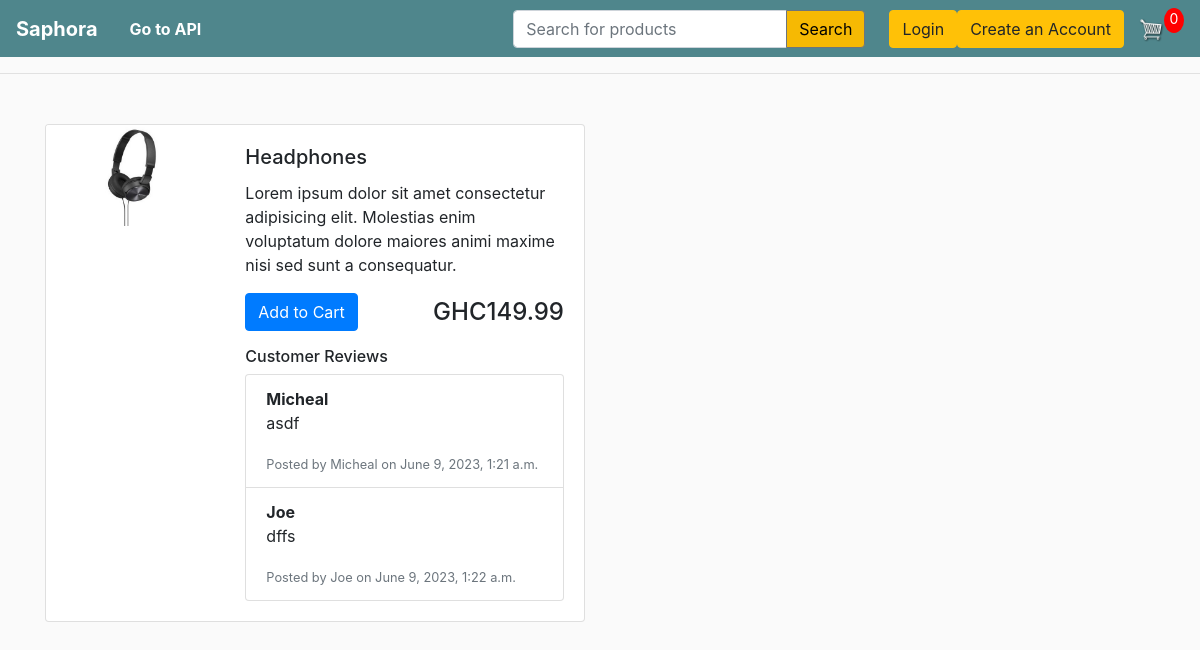
Page /store/2/ on the earlier database version.
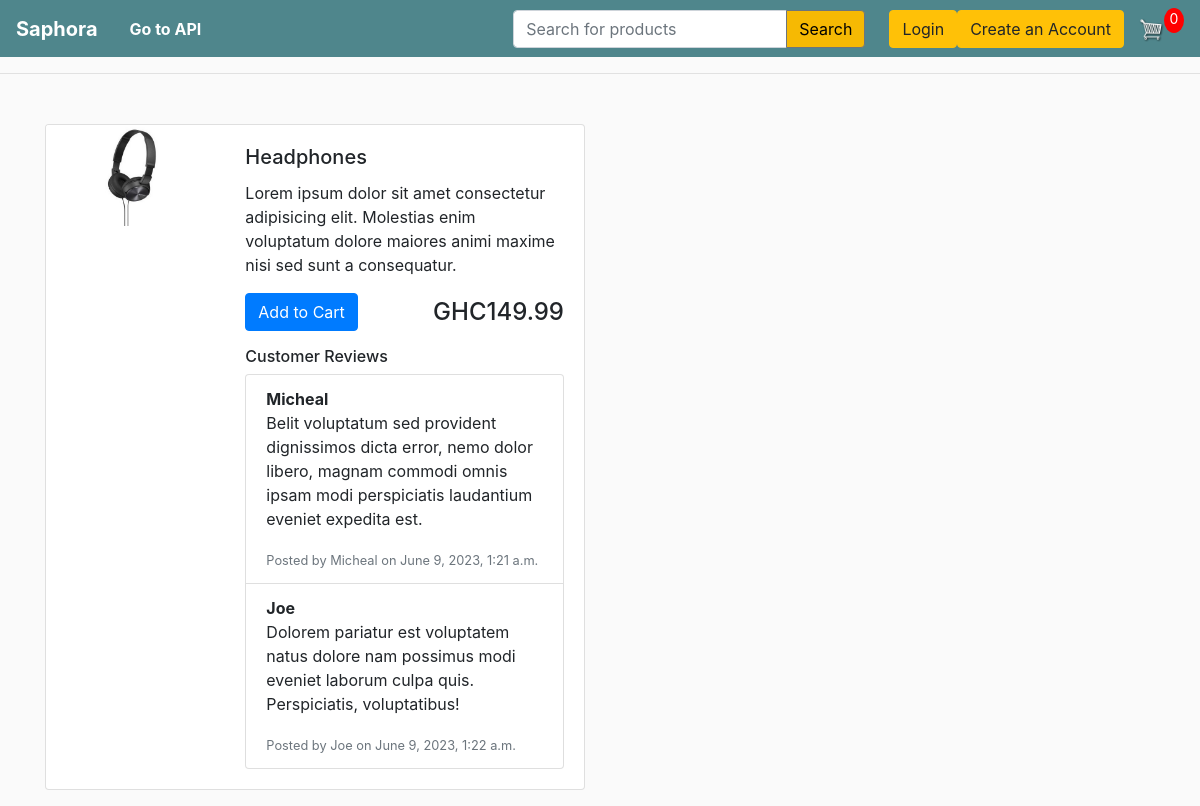
Same page on the later database version.
### store/models.py (models this page shows)
class Reviews(models.Model):
    product = models.ForeignKey(Product, on_delete=models.CASCADE, related_name='reviews')
    name = models.CharField(max_length=200)
    description = models.TextField()
    date = models.DateTimeField(auto_now_add=True)

### store/views.py (the view)
# urls.py: path('store/<int:id>/', views.product_detail, name='product-detaill'),
def product_detail(request, id):
    product = get_object_or_404(Product, id=id)
    if request.user.is_authenticated:
        customer = request.user.customer
        order, created = Order.objects.get_or_create(customer=customer, completed=False)
        items = order.orderitem_set.all()
        cartItems = order.get_cart_items
    else:
        cookieData = cookieCart(request)
        cartItems = cookieData['cartItems']
    context = {'product': product, 'cartItems': cartItems}
    return render(request, 'store/product_detail.html', context)

### store/models.py (called while the page is built)
    @property
    def imageURL(self):
        try:
            url = self.image.url
        except:
            url = ''
        return url

### store/utils.py (called while the page is built, shortened)
def cookieCart(request):
    try:
        cart = json.loads(request.COOKIES['cart'])
    except:
        cart = {}
    print('Cart:', cart)
    items = []
    order = {'get_cart_total':0, 'get_cart_items':0, 'shipping':False}
    cartItems = order['get_cart_items']
    return {'cartItems': cartItems, 'order': order, 'items': items}

### store/Templates/store/product_detail.html
{% extends 'store/main.html' %}
{% block content %}
<div class="row">
  <div class="col-lg-6">
    <div class="card mb-3">
      <div class="row no-gutters">
        <div class="col-md-4">
          <a href="{{ product.imageURL }}" target="_blank">
            <img
              class="card-img"
              src="{{ product.imageURL }}"
              alt="{{ product.name }}"
            />
          </a>
        </div>
        <div class="col-md-8">
          <div class="card-body">
            <h5 class="card-title">{{ product.name }}</h5>
            <p class="card-text">{{ product.description }}</p>
            <div class="d-flex justify-content-between align-items-center mb-3">
              <div>
                <button
                  data-product="{{ product.id }}"
                  data-action="add"
                  class="btn btn-primary update-cart"
                >
                  Add to Cart
                </button>
              </div>
              <h4 class="mb-0">GHC{{ product.price|floatformat:2 }}</h4>
            </div>
            <h6>Customer Reviews</h6>
            {% if product.reviews.all %}
            <ul class="list-group">
              {% for review in product.reviews.all %}
              <li class="list-group-item">
                <strong>{{ review.name }}</strong>
                <p>{{ review.description }}</p>
                <small class="text-muted"
                  >Posted by {{ review.name }} on {{ review.date }}</small
                >
              </li>
              {% endfor %}
            </ul>
            {% else %}
            <p>No reviews yet.</p>
            {% endif %}
          </div>
        </div>
      </div>
    </div>
  </div>
</div>
{% endblock content %}

Differences in the rows shown:
changed Reviews "Micheal": description "asdf" → "Belit voluptatum sed provident dignissimos dicta error, nemo dolor libero, magnam commodi omnis ipsam modi perspiciatis laudantium eveniet expedita est."
changed Reviews "Joe": description "dffs" → "Dolorem pariatur est voluptatem natus dolore nam possimus modi eveniet laborum culpa quis. Perspiciatis, voluptatibus!"
